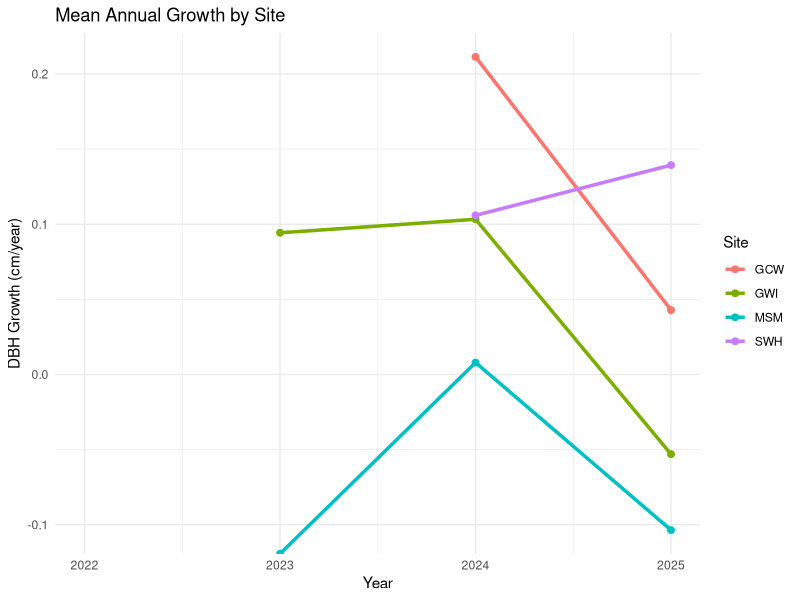
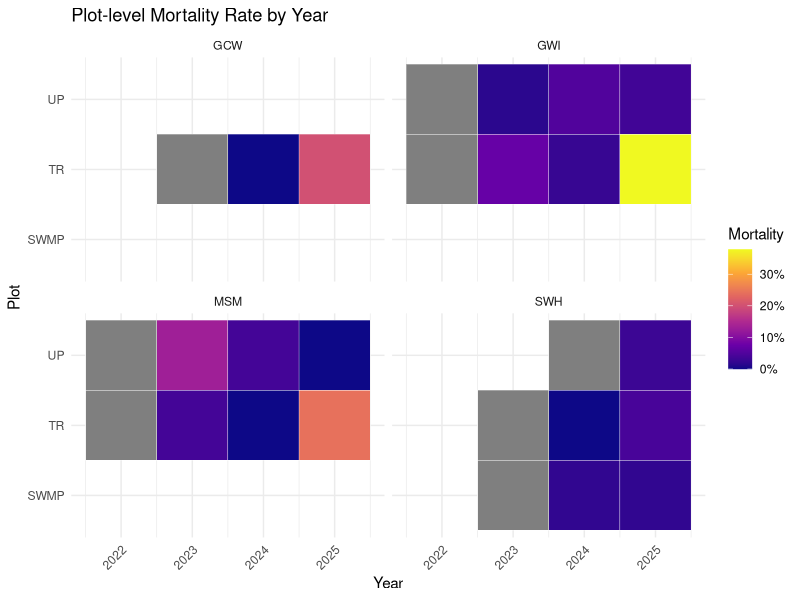

The R script that drew these images, in order:
## ---- chunk 1

library(readr)
library(lubridate)
library(dplyr)
library(ggplot2)
library(tidyr)
library(zoo)
theme_set(theme_bw())
library(terra)
library(scales)

## ---- chunk 2

trees <- read_csv("CB_TreePlotInventory.csv")
show_col_types = FALSE

## ---- chunk 3

long_data <- trees %>%
  
  # take out columns we don't care about
  select(-Sapflow, -starts_with("Notes_")) %>%
  
    pivot_longer(
      cols = matches("_(\\d{4})$"),       # columns ending with a year
      names_to = c(".value", "Year"),
      names_pattern = "^(.*)_(\\d{4})$"
    ) %>%
    mutate(
      Year = as.integer(Year)
    ) %>%

  # filter out rows that have blanks and NA's in the  dbh column
   filter(if_all(starts_with("DBH"), ~ !is.na(.) 
                 & . != ""))
# convert year to integer
 long_data <- long_data %>%
  mutate(Year = as.integer(Year))

## ---- chunk 4
 long_data <- long_data %>%
    mutate(
      Status = toupper(trimws(Status)),  # LI, DS, DC, DN
      Status_code = case_when(
        Status == "LI" ~ 1,                   # alive
        Status %in% c("DS", "DC", "DN") ~ 0, # dead
        TRUE ~ NA_real_                       # anything else
      )
    )
## ---- chunk 5
long_data <- long_data %>%
    arrange(Site, Plot, Tag, Year) %>%
    group_by(Site, Plot, Tag) %>%
    mutate(
      growth_cm = DBH_cm - lag(DBH_cm),
      annual_growth = growth_cm / (Year - lag(Year))
    ) %>%
    ungroup()
## ---- chunk 6
 mortality_data <- long_data %>%
    arrange(Site, Plot, Tag, Year) %>%
    group_by(Site, Plot, Tag) %>%
    mutate(
      prev_status_code = lag(Status_code),
      died_this_year = Status_code == 0 & prev_status_code == 1,
      first_observed_dead = is.na(prev_status_code) & Status_code == 0
    ) %>%
    ungroup()
## ---- chunk 7

#growth 

growth_summary <- long_data %>%
    group_by(Site, Year) %>%
    summarize(
      mean_growth = mean(annual_growth, na.rm = TRUE),
      median_growth = median(annual_growth, na.rm = TRUE),
      n_trees = sum(!is.na(annual_growth)),
      .groups = "drop"
    )

# visualize

ggplot(growth_summary, aes(x = Year, y = mean_growth, color = Site)) +
  geom_line(size = 1.2) +
  geom_point(size = 2) +
  labs(title = "Mean Annual Growth by Site", y = "DBH Growth (cm/year)", x = "Year") +
  theme_minimal()

# mortality

 mortality_summary <- mortality_data %>%
    group_by(Site, Year) %>%
    summarize(
      n_alive_prev = sum(prev_status_code == 1, na.rm = TRUE),
      n_died = sum(died_this_year, na.rm = TRUE),
      mortality_rate = n_died / n_alive_prev,
      .groups = "drop"
    )


## ---- chunk 8

# growth

plot_growth_summary <- long_data %>%
    group_by(Site, Plot, Year) %>%
    summarize(
      mean_growth = mean(annual_growth, na.rm = TRUE),
      n_trees = sum(!is.na(annual_growth)),
      .groups = "drop"
    )

# mortality

 plot_mortality_summary <- mortality_data %>%
    group_by(Site, Plot, Year) %>%
    summarize(
      n_alive_prev = sum(prev_status_code == 1, na.rm = TRUE),
      n_died = sum(died_this_year, na.rm = TRUE),
      mortality_rate = n_died / n_alive_prev,
      .groups = "drop"
    )
 
 # visualize heatmap
 
 ggplot(plot_mortality_summary, aes(x = Year, y = Plot, fill = mortality_rate)) +
  geom_tile(color = "white") +
  facet_wrap(~Site) +
  scale_fill_viridis_c(option = "plasma", labels = scales::percent_format(accuracy = 1)) +
  labs(title = "Plot-level Mortality Rate by Year", y = "Plot", x = "Year", fill = "Mortality") +
  theme_minimal() +
  theme(axis.text.x = element_text(angle = 45, hjust = 1))
 
## ---- chunk 9
plot_growth_vs_mortality <- function(growth_summary, mortality_summary) {
  
  # Merge site-level summaries
  site_summary <- growth_summary %>%
    left_join(mortality_summary, by = c("Site", "Year"))
  
  # Scatter plot: Mean growth vs Mortality rate
  ggplot(site_summary, aes(x = mean_growth, y = mortality_rate, color = Site)) +
    geom_point(size = 3) +
    geom_smooth(method = "lm", se = FALSE, linetype = "dashed", color = "gray30") +
    scale_y_continuous(labels = scales::percent_format(accuracy = 1)) +
    labs(
      title = "Site-level Growth vs Mortality",
      x = "Mean Annual Growth (cm/year)",
      y = "Mortality Rate",
      color = "Site"
    ) +
    theme_minimal()
}
## ---- chunk 10

library(ggplot2)
library(scales)
library(gridExtra)  # for arranging multiple plots

plot_dashboard <- function(growth_summary, mortality_summary, plot_growth_summary = NULL, plot_mortality_summary = NULL) {
  
  # -----------------------------
  # 1. Site-level growth line plot
  # -----------------------------
  p1 <- ggplot(growth_summary, aes(x = Year, y = mean_growth, color = Site)) +
    geom_line(size = 1.2) +
    geom_point(size = 2) +
    labs(title = "Mean Annual Growth by Site", y = "DBH Growth (cm/year)", x = "Year") +
    theme_minimal()
  
  # -----------------------------
  # 2. Site-level mortality line plot
  # -----------------------------
  p2 <- ggplot(mortality_summary, aes(x = Year, y = mortality_rate, color = Site)) +
    geom_line(size = 1.2) +
    geom_point(size = 2) +
    scale_y_continuous(labels = percent_format(accuracy = 1)) +
    labs(title = "Annual Mortality Rate by Site", y = "Mortality Rate", x = "Year") +
    theme_minimal()
  
  plots <- list(p1, p2)
  
  # -----------------------------
  # Optional: Plot-level growth heatmap
  # -----------------------------
  if (!is.null(plot_growth_summary)) {
    p3 <- ggplot(plot_growth_summary, aes(x = Year, y = Plot, fill = mean_growth)) +
      geom_tile(color = "white") +
      facet_wrap(~Site) +
      scale_fill_viridis_c(option = "viridis") +
      labs(title = "Plot-level Growth Heatmap", y = "Plot", x = "Year", fill = "Growth") +
      theme_minimal() +
      theme(axis.text.x = element_text(angle = 45, hjust = 1))
    
    plots <- c(plots, list(p3))
  }
  
  # -----------------------------
  # Optional: Plot-level mortality heatmap
  # -----------------------------
  if (!is.null(plot_mortality_summary)) {
    p4 <- ggplot(plot_mortality_summary, aes(x = Year, y = Plot, fill = mortality_rate)) +
      geom_tile(color = "white") +
      facet_wrap(~Site) +
      scale_fill_viridis_c(option = "plasma", labels = percent_format(accuracy = 1)) +
      labs(title = "Plot-level Mortality Heatmap", y = "Plot", x = "Year", fill = "Mortality") +
      theme_minimal() +
      theme(axis.text.x = element_text(angle = 45, hjust = 1))
    
    plots <- c(plots, list(p4))
  }
  
  # Arrange all plots in a grid
  gridExtra::grid.arrange(grobs = plots, ncol = 1)
}
